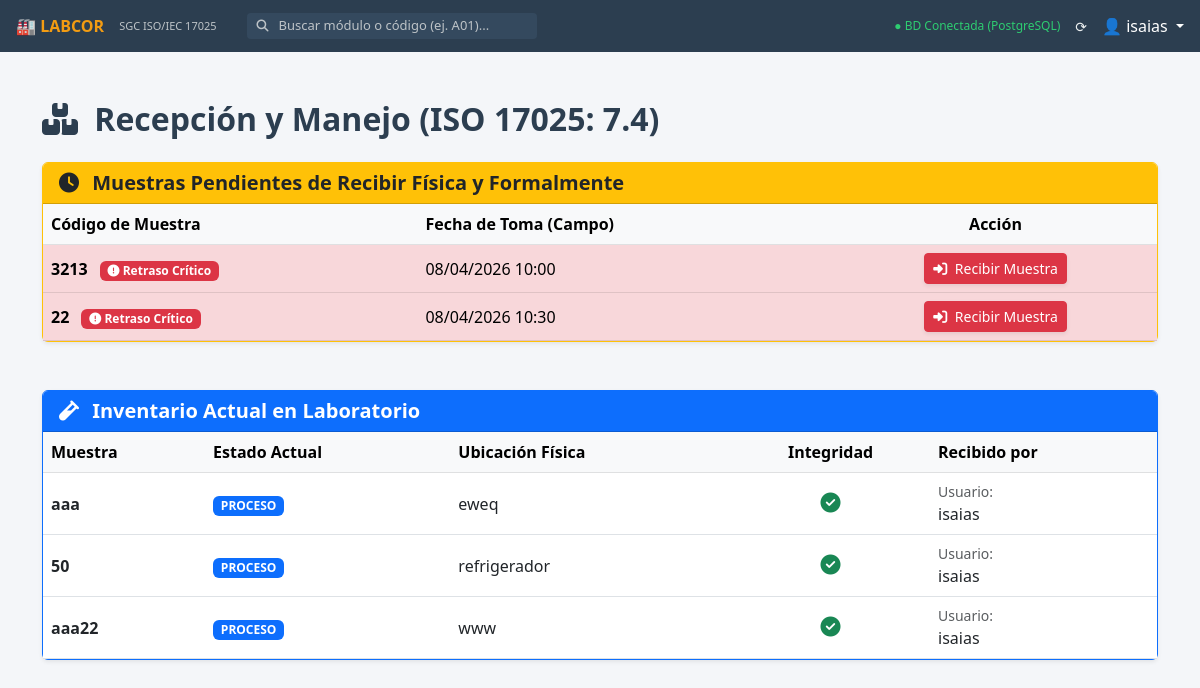
/recepcion/ (signed in), run on the app's committed database.
### c_m03_muestreo/models.py (models this page shows, shortened)
class Muestra(models.Model):
    codigo = models.CharField(max_length=50, unique=True, verbose_name="Código de Muestra")
    descripcion = models.TextField(verbose_name="Descripción del ítem")
    metodo_muestreo = models.CharField(max_length=200, verbose_name="Método de Muestreo (Ref. Documental)")
    fecha_muestreo = models.DateTimeField(verbose_name="Fecha y Hora de Muestreo")
    condiciones_ambientales = models.CharField(max_length=200, blank=True, null=True, help_text="Ej: 25°C, 45% HR")
    responsable_muestreo = models.CharField(max_length=100, verbose_name="Realizado por")
    activo = models.BooleanField(default=True)
    usuario_creacion = models.ForeignKey(User, on_delete=models.PROTECT)
    fecha_creacion = models.DateTimeField(auto_now_add=True)

### c_m04_recepcion/models.py (models this page shows, shortened)
class RecepcionMuestra(models.Model):
    ESTADOS = [
        ('RECIBIDA', 'Recibida en Laboratorio'),
        ('PROCESO', 'En Análisis / Ensayo'),
        ('RETORNADA', 'Retornada al Cliente'),
        ('DESECHADA', 'Desechada / Eliminada'),
    ]
    muestra = models.OneToOneField(Muestra, on_delete=models.CASCADE, related_name='recepcion')
    fecha_recepcion = models.DateTimeField(auto_now_add=True)
    conforme = models.BooleanField(default=True, verbose_name="¿Muestra cumple requisitos de ingreso?")
    observaciones_integridad = models.TextField(blank=True,
                                                help_text="Describa anomalías o desviaciones (ISO 17025: 7.4.2)")
    ubicacion_fisica = models.CharField(max_length=100, help_text="Ej: Refri 01, Estante B4")
    condiciones_almacenamiento = models.CharField(max_length=200, help_text="Ej: Mantener a 4°C, Proteger de la luz")
    estado_actual = models.CharField(max_length=20, choices=ESTADOS, default='RECIBIDA')
    usuario_recepcion = models.ForeignKey(User, on_delete=models.PROTECT)
    fecha_actualizacion = models.DateTimeField(auto_now=True)

### c_m04_recepcion/views.py (the view)
# urls.py: path('', views.dashboard_recepcion, name='c_m04_dashboard'),
@login_required
def dashboard_recepcion(request):
    limite_tiempo = timezone.now() - timedelta(hours=24)
    pendientes = Muestra.objects.filter(recepcion__isnull=True, activo=True).order_by('fecha_muestreo')
    for m in pendientes:
        if m.fecha_muestreo < limite_tiempo:
            m.alerta_retraso = True
        else:
            m.alerta_retraso = False
    en_laboratorio = RecepcionMuestra.objects.all().select_related('muestra').order_by('-fecha_recepcion')
    return render(request, 'c_m04_recepcion/dashboard.html', {
        'pendientes': pendientes,
        'en_laboratorio': en_laboratorio
    })

### c_m04_recepcion/templates/c_m04_recepcion/dashboard.html (shortened to what this page needs)
{% extends 'base.html' %}
{% block content %}
<div class="container mt-4 mb-5">
    <div class="d-flex justify-content-between align-items-center mb-4">
        <h2 class="fw-bold m-0" style="color: #2c3e50;">
            <i class="fas fa-boxes me-2"></i> Recepción y Manejo (ISO 17025: 7.4)
        </h2>
    </div>
    <div class="card border-warning mb-5 shadow-sm">
        <div class="card-header bg-warning text-dark d-flex align-items-center">
            <h5 class="m-0 fw-bold"><i class="fas fa-clock me-2"></i> Muestras Pendientes de Recibir Física y Formalmente</h5>
        </div>
        <div class="card-body p-0">
            <div class="table-responsive">
                <table class="table table-hover align-middle m-0">
                    <thead class="table-light">
                        <tr>
                            <th>Código de Muestra</th>
                            <th>Fecha de Toma (Campo)</th>
                            <th class="text-center">Acción</th>
                        </tr>
                    </thead>
                    <tbody>
                        {% for m in pendientes %}
                        <tr class="{% if m.alerta_retraso %}table-danger{% endif %}">
                            <td>
                                <strong>{{ m.codigo }}</strong>
                                {% if m.alerta_retraso %}
                                    <span class="badge bg-danger ms-2" title="¡Cuidado! Más de 24 horas en espera de recepción.">
                                        <i class="fas fa-exclamation-circle"></i> Retraso Crítico
                                    </span>
                                {% endif %}
                            </td>
                            <td>{{ m.fecha_muestreo|date:"d/m/Y H:i" }}</td>
                            <td class="text-center">
                                <a href="{% url 'c_m04_registrar_entrada' m.id %}" class="btn btn-sm {% if m.alerta_retraso %}btn-danger{% else %}btn-success{% endif %} shadow-sm">
                                    <i class="fas fa-sign-in-alt me-1"></i> Recibir Muestra
                                </a>
                            </td>
                        </tr>
                        {% endfor %}
                    </tbody>
                </table>
            </div>
        </div>
    </div>
    <div class="card shadow-sm border-primary">
        <div class="card-header bg-primary text-white d-flex align-items-center">
            <h5 class="m-0 fw-bold"><i class="fas fa-vial me-2"></i> Inventario Actual en Laboratorio</h5>
        </div>
        <div class="card-body p-0">
            <div class="table-responsive">
                <table class="table table-hover align-middle m-0">
                    <thead class="table-light">
                        <tr>
                            <th>Muestra</th>
                            <th>Estado Actual</th>
                            <th>Ubicación Física</th>
                            <th class="text-center">Integridad</th>
                            <th>Recibido por</th>
                        </tr>
                    </thead>
                    <tbody>
                        {% for r in en_laboratorio %}
                        <tr>
                            <td><strong>{{ r.muestra.codigo }}</strong></td>
                            <td>
                                <span class="badge
                                    {% if r.estado_actual == 'RECIBIDA' %}bg-info
                                    {% elif r.estado_actual == 'PROCESO' %}bg-primary
                                    {% elif r.estado_actual == 'RETORNADA' %}bg-warning text-dark
                                    {% else %}bg-secondary{% endif %}">
                                    {{ r.estado_actual }}
                                </span>
                            </td>
                            <td>{{ r.ubicacion_fisica }}</td>
                            <td class="text-center">
                                {% if r.conforme %}
                                    <i class="fas fa-check-circle text-success fs-5" title="Conforme"></i>
                                {% else %}
                                    <i class="fas fa-exclamation-triangle text-danger fs-5" title="No conforme / Desviación"></i>
                                {% endif %}
                            </td>
                            <td>
                                <small class="text-muted d-block">Usuario:</small>
                                {{ r.usuario_recepcion.get_full_name|default:r.usuario_recepcion.username }}
                            </td>
                        </tr>
                        {% empty %}
                        <tr>
                            <td colspan="5" class="text-center text-muted py-4">
                                No hay muestras registradas en el laboratorio aún.
                            </td>
                        </tr>
                        {% endfor %}
                    </tbody>
                </table>
            </div>
        </div>
    </div>
</div>
{% endblock %}

### templates/base.html (shortened to what this page needs)
{% load static %}
<!DOCTYPE html>
<html lang="es">
<head>
    <link href="https://cdn.jsdelivr.net/npm/bootstrap@5.3.0/dist/css/bootstrap.min.css" rel="stylesheet">
    <link rel="stylesheet" href="https://cdnjs.cloudflare.com/ajax/libs/font-awesome/6.4.0/css/all.min.css">
</head>
<body>
    <div class="topbar">
        <a href="{% url 'inicio' %}" class="topbar-brand">🏭 LABCOR</a>
        <span class="topbar-subtitle">SGC ISO/IEC 17025</span>
        <div class="search-container d-none d-md-flex">
            <i class="fas fa-search" style="color: #bdc3c7; font-size: 12px;"></i>
            <input type="text" id="searchInput" class="search-input" placeholder="Buscar módulo o código (ej. A01)...">
        </div>
        <div class="ms-auto d-flex align-items-center">
            <span style="font-size: 12px; color: #2ecc71; margin-right: 15px;">
                ● BD Conectada (PostgreSQL)
            </span>
            <span style="font-size: 14px; margin-right: 15px; cursor: pointer;">
                ⟳
            </span>
            <div class="dropdown">
                <a href="#" class="text-decoration-none text-white dropdown-toggle" data-bs-toggle="dropdown">
                    👤 {{ user.username|default:"Admin" }}
                </a>
            </div>
        </div>
    </div>
    <main class="main-content">
        {% block content %}
        {% endblock %}
    </main>
</body>
</html>

### templates/base.html (style rules this page uses)
:root { --bg-main: #f4f6f9; --bg-topbar: #2c3e50; --card-bg: #ffffff; --card-border: #dee2e6; --card-hover: #ebf5fb; --text-main: #2c3e50; }
body { background-color: var(--bg-main); color: var(--text-main); font-family: 'Segoe UI', system-ui, sans-serif; overflow-x: hidden; margin: 0; }
.topbar { background-color: var(--bg-topbar); height: 52px; position: fixed; top: 0; width: 100%; z-index: 1050; display: flex; align-items: center; padding: 0 16px; color: #ecf0f1; }
.topbar-brand { font-size: 16px; font-weight: bold; color: #f39c12; margin-right: 15px; text-decoration: none; }
.topbar-subtitle { font-size: 11px; color: #bdc3c7; margin-right: 30px; }
.search-container { display: flex; align-items: center; background-color: #34495e; border-radius: 4px; padding: 2px 10px; }
.search-input { background: transparent; border: none; color: white; outline: none; margin-left: 8px; width: 250px; font-size: 13px; }
.search-input::placeholder { color: #bdc3c7; }
.main-content { margin-left: 0; margin-top: 52px; padding: 24px; min-height: calc(100vh - 52px); }

### data on the page
Muestra: codigo "3213", shows "Retraso Crítico", fecha_muestreo "08/04/2026 10:00"
Muestra: codigo "22", shows "Retraso Crítico", fecha_muestreo "08/04/2026 10:30"
RecepcionMuestra: muestra.codigo "aaa", estado_actual "PROCESO", ubicacion_fisica "eweq", conforme True (drawn), usuario_recepcion.get_full_name "isaias"
RecepcionMuestra: muestra.codigo "50", estado_actual "PROCESO", ubicacion_fisica "refrigerador", conforme True (drawn), usuario_recepcion.get_full_name "isaias"
RecepcionMuestra: muestra.codigo "aaa22", estado_actual "PROCESO", ubicacion_fisica "www", conforme True (drawn), usuario_recepcion.get_full_name "isaias"

### other printed values
{{ user.username|default:"Admin" }} "isaias"
